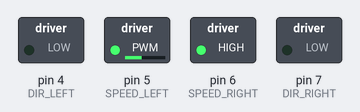
The sketch below on a simulated Arduino Uno, built with avr-gcc and run on an emulated ATmega328P. Shown: switched loads named in the sketch (green lamp = pin HIGH).

Above: at 0.1 s.
At 2.1 s:
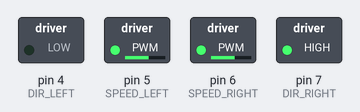
At 4.1 s:
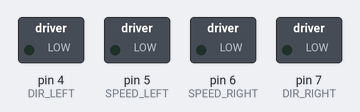
Timing chart, 0 to 5.6 s (numbered marks = the images above):
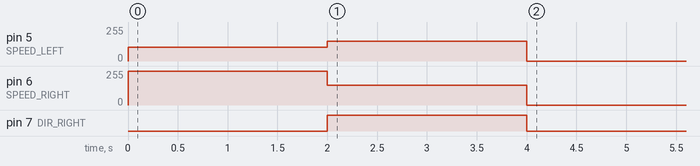

The sketch:

robot_control.ino
```cpp
#define DIR_LEFT 4
#define DIR_RIGHT 7
#define SPEED_RIGHT 6
#define SPEED_LEFT 5

#define FORWARD_LEFT LOW
#define FORWARD_RIGHT LOW

void move(bool left_dir, int left_speed, bool right_dir, int right_speed){
	digitalWrite(DIR_LEFT, left_dir);
	digitalWrite(DIR_RIGHT, right_dir);
	analogWrite(SPEED_RIGHT, right_speed);
	analogWrite(SPEED_LEFT, left_speed);
}

void backward(int left_speed, int right_speed){
	move(!FORWARD_LEFT, left_speed, !FORWARD_RIGHT, right_speed);
}

void backward(int speed){
	backward(speed, speed);
}

void forward(int left_speed, int right_speed){
	move(FORWARD_LEFT, left_speed, FORWARD_RIGHT, right_speed);
}

void forward(int speed){
	forward(speed, speed);
}

void stop(){
	forward(0);
}

//steepness - насколько круто поворачивать где 0 - длинный поворот, а 255 - крутой.
void turn_left(int steepness){
	int speed = 255;
	forward(255-steepness, speed);
}

void turn_right(int steepness){
	int speed = 255;
	forward(speed, 255-steepness);
}

//вращение на месте
void rotate_left(int speed){
	move(!FORWARD_LEFT, speed, FORWARD_RIGHT, speed);
}

void rotate_right(int speed){
	move(FORWARD_LEFT, speed, !FORWARD_RIGHT, speed);
}


void setup(){
	pinMode(DIR_LEFT, OUTPUT);
	pinMode(DIR_RIGHT, OUTPUT);
	pinMode(SPEED_LEFT, OUTPUT);
	pinMode(SPEED_RIGHT, OUTPUT);


	//move(FORWARD_LEFT, 100, FORWARD_RIGHT, 255);
	turn_left(150);
	delay(2000);

	rotate_right(150);
	delay(2000);
	stop();
}

void loop(){


}
```
